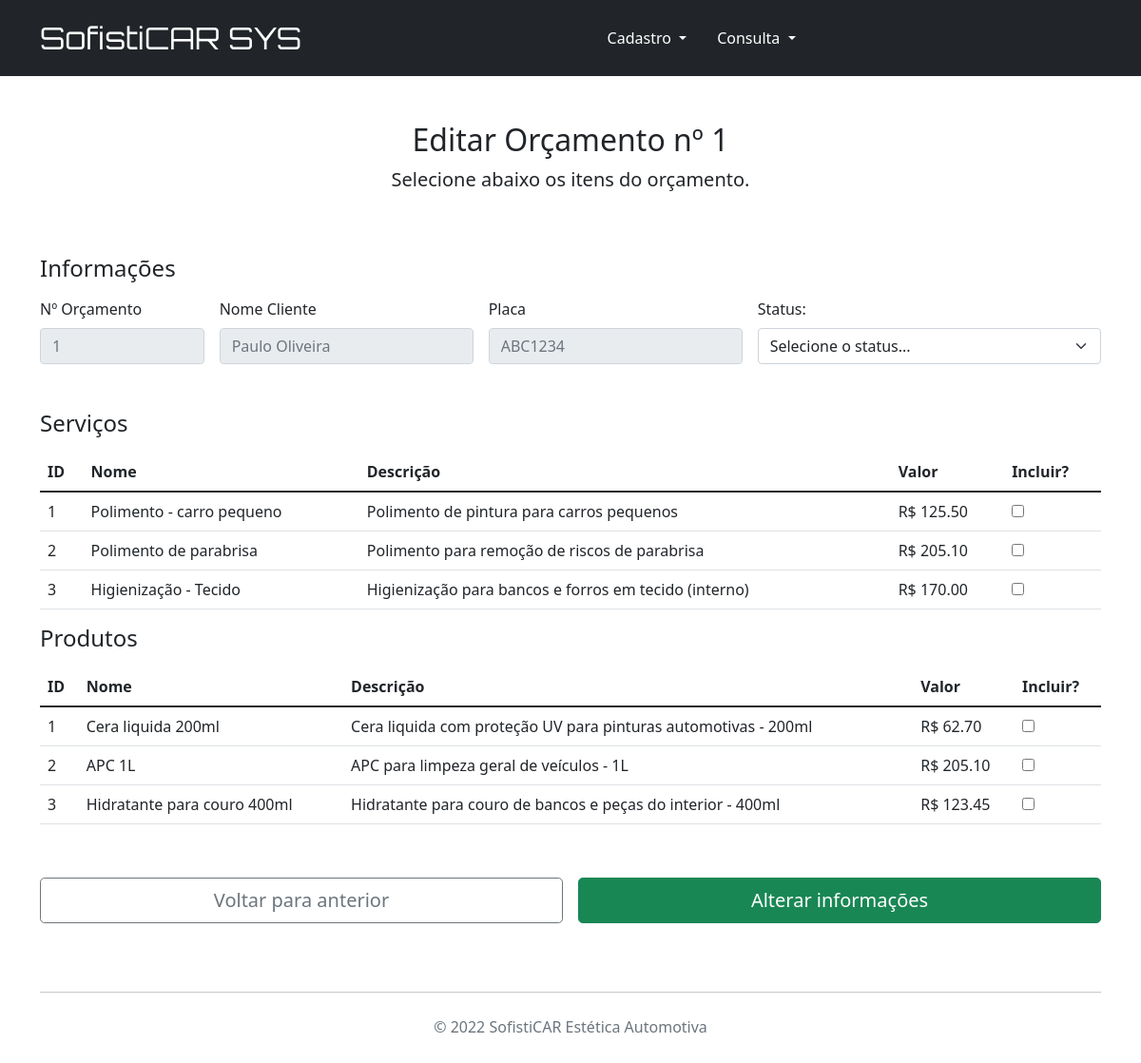
The page /editar_orcamento/1 on the database its author committed.
### cadastro_clientes.py (models this page shows, shortened)
class Orcamento(db.Model):
    __tablename__ = "orcamento"
    id = db.Column(db.Integer, primary_key=True, autoincrement=True)
    data = db.Column(db.DateTime, default=datetime.now)
    status = db.Column(db.JSON, nullable=False)
    veiculo_id = db.Column(db.Integer, db.ForeignKey('veiculos.ID'))
    veiculo = relationship('Veiculo', backref="orcamento")
    servico_id = db.Column(db.JSON, db.ForeignKey('servicos.ID'))
    servico = relationship('Servico')
    produto_id = db.Column(db.JSON, db.ForeignKey('produtos.ID'))
    produto = relationship('Produto')
    agendamento = relationship('Agendamento')
    ordemServico = relationship('OrdemServico')
    def status_orc(self):
        status = {
            '1': 'Criado',
            '2': 'Aprovado',
            '3': 'Cancelado',
        }
        return status
    def retorna_status_orc(self, status_id):
        lista = self.status_orc()
        status = lista[status_id]
        return status

class Cliente(db.Model):
    __tablename__ = 'clientes'
    id = db.Column('ID', db.Integer, primary_key=True, autoincrement=True)
    nome = db.Column('Nome', db.String(150), nullable=False)
    email = db.Column('Email', db.String(150), nullable=False)
    telefone = db.Column('Telefone', db.String(150), nullable=False)
    celular = db.Column('Celular', db.String(150), nullable=False)
    veiculos = relationship(Veiculo, backref="clientes")

class Veiculo(db.Model):
    __tablename__ = 'veiculos'
    id = db.Column('ID', db.Integer, primary_key=True, autoincrement=True)
    marca = db.Column('Marca', db.String(150), nullable=False)
    modelo = db.Column('Modelo', db.String(150), nullable=False)
    cor = db.Column('Cor', db.String(150), nullable=False)
    placa = db.Column('Placa', db.String(150), nullable=False)
    cliente_id = db.Column(db.Integer, db.ForeignKey('clientes.ID'))
    cliente = relationship('Cliente')
    orcamentos = relationship(Orcamento, backref="veiculos")
    agendamento = relationship(Agendamento, backref='veiculos')

class Servico(db.Model):
    __tablename__ = 'servicos'
    id = db.Column('ID', db.Integer, primary_key=True, autoincrement=True)
    nome = db.Column('Nome', db.String(150), nullable=False)
    descricao = db.Column('Descricao', db.String(250), nullable=False)
    valor = db.Column('Valor', db.Float, nullable=False)
    orcamentos = relationship(Orcamento, backref="servicos")

class Produto(db.Model):
    __tablename__ = 'produtos'
    id = db.Column('ID', db.Integer, primary_key=True, autoincrement=True)
    nome = db.Column('Nome', db.String(150), nullable=False)
    descricao = db.Column('Descricao', db.String(250), nullable=False)
    valor = db.Column('Valor', db.Float, nullable=False)
    orcamentos = relationship(Orcamento, backref="produtos")

### cadastro_clientes.py (the view, shortened to what this page needs)
@app.route('/editar_orcamento/<int:id>', methods=['GET', 'POST'])
def edita_orcamento(id):
    orcamento = Orcamento.query.get(id)
    veiculo = Veiculo.query.get(orcamento.veiculo_id)
    cliente = Cliente.query.get(veiculo.cliente_id)
    servico = Servico.query.all()
    produto = Produto.query.all()
    dict_servicos = {}
    dict_produtos = {}
    i = 0
    return render_template('editar_orcamento.html', cliente=cliente, veiculo=veiculo, orcamento=orcamento, servico=servico, produto=produto)

### templates/editar_orcamento.html (shortened to what this page needs)
{% extends "base.html" %}
{% block conteudo %}
<main class="container">
    <div class="py-5 text-center">
        <h2>Editar Orçamento nº {{ orcamento.id }}</h2>
        <p class="lead">Selecione abaixo os itens do orçamento.</p>
    </div>
    <div class="row g-5">
        <div class="col-12">
            <form action="/editar_orcamento/{{ orcamento.id }}" method="POST">
                <h4 class="mb-3">Informações</h4>
                <div class="row g-3 d-flex">
                    <div class="col-sm-12 col-md-2">
                        <label for="id_orcamento" class="form-label">Nº Orçamento</label>
                        <input type="text" class="form-control" id="id_orcamento" name="id_orcamento" placeholder="{{orcamento.id}}" disabled>
                    </div>
                    <div class="col-sm-12 col-md-3">
                        <label for="placa_veiculo" class="form-label">Nome Cliente</label>
                        <input type="text" class="form-control" id="nome_cliente" name="nome_cliente" placeholder="{{cliente.nome}}" disabled>
                    </div>
                    <div class="col-sm-12 col-md-3">
                        <label for="placa_veiculo" class="form-label">Placa</label>
                        <input type="text" class="form-control" id="placa_veiculo" name="placa_veiculo" placeholder="{{veiculo.placa}}" disabled>
                    </div>
                    <div class="col-sm-12 col-md-4">
                        <label for="status" class="form-label">Status:</label>
                        <select class="form-select" id="status" name="status">
                            <option selected>Selecione o status...</option>
                        </select>
                    </div>
                </div>
                <table class="table">
                    <h4 class="mb-3">Serviços</h4>
                    <thead class="col-12">
                        <th>ID</th>
                        <th>Nome</th>
                        <th>Descrição</th>
                        <th>Valor</th>
                        <th>Incluir?</th>
                    </thead>
                    <tbody class="col-12">
                        {% for serv in servico %}
                            <tr>
                                <td>{{ serv.id }}</td>
                                <td>{{ serv.nome }}</td>
                                <td>{{ serv.descricao }}</td>
                                <td>R$ {{ '%0.2f'|format(serv.valor|float) }}</td>
                                <td>
                                    <input type="checkbox" name="incluir_servico" value="{{serv.id}}"/>
                                </td>
                            </tr>
                        {% endfor %}
                    </tbody>
                </table>
                <table class="table">
                    <h4 class="mb-3">Produtos</h4>
                    <thead class="col-12">
                        <th>ID</th>
                        <th>Nome</th>
                        <th>Descrição</th>
                        <th>Valor</th>
                        <th>Incluir?</th>
                    </thead>
                    <tbody class="col-12">
                        {% for item in produto %}
                            <tr>
                                <td>{{ item.id }}</td>
                                <td>{{ item.nome }}</td>
                                <td>{{ item.descricao }}</td>
                                <td>R$ {{ '%0.2f'|format(item.valor|float) }}</td>
                                <td>
                                    <input type="checkbox" name="incluir_produto" value="{{item.id}}"/>
                                </td>
                            </tr>
                        {% endfor %}
                    </tbody>
                </table>
                <div class="row g-3">
                    <div class="col-md-12 col-lg-6 p-2">
                        <a class="w-100 btn btn-outline-secondary btn-lg" href="javascript:history.back()">Voltar para anterior</a>
                    </div>
                    <div class="col-md-12 col-lg-6 p-2">
                        <button type="button" class="w-100 btn btn-success btn-lg" data-bs-toggle="modal" data-bs-target="#exampleModal{{orcamento.id}}">
                            Alterar informações
                        </button>
                    </div>
                </div>
            </form>
        </div>
    </div>
</main>
{% endblock %}

### rows shown on the page
Orcamento: id "1", id_orcamento "1"
Cliente: nome_cliente "Paulo Oliveira"
Veiculo: placa_veiculo "ABC1234"
Servico: id "1", nome "Polimento - carro pequeno", descricao "Polimento de pintura para carros pequenos", valor "125.50"
Servico: id "2", nome "Polimento de parabrisa", descricao "Polimento para remoção de riscos de parabrisa", valor "205.10"
Servico: id "3", nome "Higienização - Tecido", descricao "Higienização para bancos e forros em tecido (interno)", valor "170.00"
Produto: id "1", nome "Cera liquida 200ml", descricao "Cera liquida com proteção UV para pinturas automotivas - 200ml", valor "62.70"
Produto: id "2", nome "APC 1L", descricao "APC para limpeza geral de veículos - 1L", valor "205.10"
Produto: id "3", nome "Hidratante para couro 400ml", descricao "Hidratante para couro de bancos e peças do interior - 400ml", valor "123.45"
